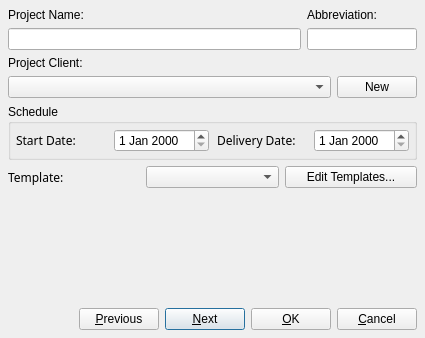
<ui version="4.0" >
 <author></author>
 <comment></comment>
 <exportmacro></exportmacro>
 <class>ProjectDialogUI</class>
 <widget class="QDialog" name="ProjectDialogUI" >
  <property name="geometry" >
   <rect>
    <x>0</x>
    <y>0</y>
    <width>425</width>
    <height>338</height>
   </rect>
  </property>
  <property name="sizePolicy" >
   <sizepolicy>
    <hsizetype>5</hsizetype>
    <vsizetype>1</vsizetype>
    <horstretch>0</horstretch>
    <verstretch>0</verstretch>
   </sizepolicy>
  </property>
  <property name="windowTitle" >
   <string>New Project</string>
  </property>
  <property name="whatsThis" >
   <string>&lt;b>New Project&lt;/b>&lt;br>
&lt;b>Name&lt;/b> - The name of the project&lt;br>
&lt;b>Abbreviation&lt;/b> - This is the short name for a project that is used when generating filenames.  It cannot be empty.&lt;br>
&lt;b>Auto-Create Files&lt;/b> - If checked, each element (shot, asset, task) will have a directory created on the animation server(G:).  Tasks will have the template files for that task type copied into the directory.&lt;br>
&lt;b>Comp Output&lt;/b> - Choose which drive the comp output is stored on.&lt;br>
&lt;b>Render Output&lt;/b> - Choose which drive the render output is stored on.&lt;br>
&lt;b>Start Date&lt;/b> - The date the project begins&lt;br>
&lt;b>Due Date&lt;/b> - The date of final delivery&lt;br>
&lt;b>Task&lt;/b> - Here you can add tasks for the project.  These usually include things like Supervisor, Coordinator, or Producer.</string>
  </property>
  <layout class="QVBoxLayout" >
   <property name="margin" >
    <number>8</number>
   </property>
   <property name="spacing" >
    <number>6</number>
   </property>
   <item>
    <widget class="QStackedWidget" name="mStack" >
     <property name="currentIndex" >
      <number>0</number>
     </property>
     <widget class="QWidget" name="mPageOne" >
      <layout class="QVBoxLayout" >
       <property name="margin" >
        <number>0</number>
       </property>
       <property name="spacing" >
        <number>6</number>
       </property>
       <item>
        <layout class="QGridLayout" >
         <property name="margin" >
          <number>0</number>
         </property>
         <property name="spacing" >
          <number>6</number>
         </property>
         <item row="1" column="0" >
          <widget class="QLineEdit" name="mProjectNameEdit" >
           <property name="sizePolicy" >
            <sizepolicy>
             <hsizetype>3</hsizetype>
             <vsizetype>0</vsizetype>
             <horstretch>0</horstretch>
             <verstretch>0</verstretch>
            </sizepolicy>
           </property>
           <property name="text" >
            <string/>
           </property>
          </widget>
         </item>
         <item row="0" column="0" >
          <widget class="QLabel" name="textLabel2" >
           <property name="sizePolicy" >
            <sizepolicy>
             <hsizetype>5</hsizetype>
             <vsizetype>0</vsizetype>
             <horstretch>0</horstretch>
             <verstretch>0</verstretch>
            </sizepolicy>
           </property>
           <property name="text" >
            <string>Project Name:</string>
           </property>
           <property name="alignment" >
            <set>Qt::AlignLeading|Qt::AlignLeft|Qt::AlignVCenter</set>
           </property>
          </widget>
         </item>
         <item row="1" column="1" >
          <widget class="QLineEdit" name="mAbbrEdit" >
           <property name="sizePolicy" >
            <sizepolicy>
             <hsizetype>3</hsizetype>
             <vsizetype>0</vsizetype>
             <horstretch>0</horstretch>
             <verstretch>0</verstretch>
            </sizepolicy>
           </property>
           <property name="maximumSize" >
            <size>
             <width>110</width>
             <height>32767</height>
            </size>
           </property>
           <property name="text" >
            <string/>
           </property>
           <property name="maxLength" >
            <number>4</number>
           </property>
          </widget>
         </item>
         <item row="0" column="1" >
          <widget class="QLabel" name="textLabel2_2" >
           <property name="sizePolicy" >
            <sizepolicy>
             <hsizetype>5</hsizetype>
             <vsizetype>0</vsizetype>
             <horstretch>0</horstretch>
             <verstretch>0</verstretch>
            </sizepolicy>
           </property>
           <property name="text" >
            <string>Abbreviation:</string>
           </property>
           <property name="alignment" >
            <set>Qt::AlignLeading|Qt::AlignLeft|Qt::AlignVCenter</set>
           </property>
          </widget>
         </item>
        </layout>
       </item>
       <item>
        <widget class="QLabel" name="textLabel1" >
         <property name="enabled" >
          <bool>true</bool>
         </property>
         <property name="text" >
          <string>Project Client:</string>
         </property>
        </widget>
       </item>
       <item>
        <layout class="QHBoxLayout" >
         <property name="margin" >
          <number>0</number>
         </property>
         <property name="spacing" >
          <number>6</number>
         </property>
         <item>
          <widget class="QComboBox" name="mClientCombo" >
           <property name="enabled" >
            <bool>true</bool>
           </property>
           <property name="sizePolicy" >
            <sizepolicy>
             <hsizetype>3</hsizetype>
             <vsizetype>0</vsizetype>
             <horstretch>0</horstretch>
             <verstretch>0</verstretch>
            </sizepolicy>
           </property>
          </widget>
         </item>
         <item>
          <widget class="QPushButton" name="mNewClientButton" >
           <property name="enabled" >
            <bool>true</bool>
           </property>
           <property name="sizePolicy" >
            <sizepolicy>
             <hsizetype>4</hsizetype>
             <vsizetype>0</vsizetype>
             <horstretch>0</horstretch>
             <verstretch>0</verstretch>
            </sizepolicy>
           </property>
           <property name="text" >
            <string>New</string>
           </property>
          </widget>
         </item>
        </layout>
       </item>
       <item>
        <widget class="QGroupBox" name="groupBox2" >
         <property name="sizePolicy" >
          <sizepolicy>
           <hsizetype>5</hsizetype>
           <vsizetype>0</vsizetype>
           <horstretch>0</horstretch>
           <verstretch>0</verstretch>
          </sizepolicy>
         </property>
         <property name="title" >
          <string>Schedule</string>
         </property>
         <layout class="QHBoxLayout" >
          <property name="margin" >
           <number>5</number>
          </property>
          <property name="spacing" >
           <number>8</number>
          </property>
          <item>
           <widget class="QLabel" name="label" >
            <property name="text" >
             <string>&lt;html>&lt;head>&lt;meta name=&quot;qrichtext&quot; content=&quot;1&quot; />&lt;/head>&lt;body style=&quot; white-space: pre-wrap; font-family:Sans Serif; font-weight:400; font-style:normal; text-decoration:none;&quot;>&lt;p style=&quot; margin-top:0px; margin-bottom:0px; margin-left:0px; margin-right:0px; -qt-block-indent:0; text-indent:0px;&quot;>Start Date:&lt;/p>&lt;/body>&lt;/html></string>
            </property>
           </widget>
          </item>
          <item>
           <widget class="QDateEdit" name="mStartDate" />
          </item>
          <item>
           <widget class="QLabel" name="label_2" >
            <property name="text" >
             <string>&lt;html>&lt;head>&lt;meta name=&quot;qrichtext&quot; content=&quot;1&quot; />&lt;/head>&lt;body style=&quot; white-space: pre-wrap; font-family:Sans Serif; font-weight:400; font-style:normal; text-decoration:none;&quot;>&lt;p style=&quot; margin-top:0px; margin-bottom:0px; margin-left:0px; margin-right:0px; -qt-block-indent:0; text-indent:0px;&quot;>Delivery Date:&lt;/p>&lt;/body>&lt;/html></string>
            </property>
           </widget>
          </item>
          <item>
           <widget class="QDateEdit" name="mDueDate" />
          </item>
         </layout>
        </widget>
       </item>
       <item>
        <layout class="QHBoxLayout" >
         <property name="margin" >
          <number>0</number>
         </property>
         <property name="spacing" >
          <number>6</number>
         </property>
         <item>
          <widget class="QLabel" name="label_3_2_2" >
           <property name="font" >
            <font>
             <family>Sans Serif</family>
             <pointsize>9</pointsize>
             <weight>50</weight>
             <italic>false</italic>
             <bold>false</bold>
             <underline>false</underline>
             <strikeout>false</strikeout>
            </font>
           </property>
           <property name="text" >
            <string>Template:</string>
           </property>
          </widget>
         </item>
         <item>
          <widget class="AssetTemplateCombo" name="mTemplatesCombo" >
           <property name="sizePolicy" >
            <sizepolicy>
             <hsizetype>13</hsizetype>
             <vsizetype>13</vsizetype>
             <horstretch>0</horstretch>
             <verstretch>0</verstretch>
            </sizepolicy>
           </property>
          </widget>
         </item>
         <item>
          <widget class="QPushButton" name="mEditTemplatesButton" >
           <property name="text" >
            <string>Edit Templates...</string>
           </property>
          </widget>
         </item>
        </layout>
       </item>
       <item>
        <spacer>
         <property name="orientation" >
          <enum>Qt::Vertical</enum>
         </property>
         <property name="sizeHint" >
          <size>
           <width>20</width>
           <height>40</height>
          </size>
         </property>
        </spacer>
       </item>
      </layout>
     </widget>
     <widget class="QWidget" name="mPageTwo" >
      <layout class="QVBoxLayout" >
       <property name="margin" >
        <number>0</number>
       </property>
       <property name="spacing" >
        <number>6</number>
       </property>
       <item>
        <widget class="QGroupBox" name="mFilesAndFoldersGroup" >
         <property name="title" >
          <string>Files and Folders</string>
         </property>
         <layout class="QVBoxLayout" >
          <property name="margin" >
           <number>7</number>
          </property>
          <property name="spacing" >
           <number>6</number>
          </property>
          <item>
           <layout class="QGridLayout" >
            <property name="margin" >
             <number>0</number>
            </property>
            <property name="spacing" >
             <number>6</number>
            </property>
            <item row="2" column="1" >
             <widget class="QComboBox" name="mCompOutputCombo" >
              <property name="minimumSize" >
               <size>
                <width>40</width>
                <height>0</height>
               </size>
              </property>
             </widget>
            </item>
            <item row="1" column="0" >
             <widget class="QLabel" name="textLabel3" >
              <property name="text" >
               <string>Render Output:</string>
              </property>
             </widget>
            </item>
            <item row="1" column="1" >
             <widget class="QComboBox" name="mRenderOutputCombo" >
              <property name="minimumSize" >
               <size>
                <width>40</width>
                <height>0</height>
               </size>
              </property>
             </widget>
            </item>
            <item row="1" column="2" >
             <widget class="QCheckBox" name="mRenderCreateFolder" >
              <property name="text" >
               <string>Create Project Folder</string>
              </property>
              <property name="checked" >
               <bool>true</bool>
              </property>
             </widget>
            </item>
            <item row="2" column="0" >
             <widget class="QLabel" name="textLabel2_3" >
              <property name="text" >
               <string>Comp Output:</string>
              </property>
             </widget>
            </item>
            <item row="0" column="2" >
             <widget class="QCheckBox" name="mProjectCreateFolder" >
              <property name="text" >
               <string>Create Project Folder</string>
              </property>
              <property name="checked" >
               <bool>true</bool>
              </property>
             </widget>
            </item>
            <item row="2" column="2" >
             <widget class="QCheckBox" name="mCompCreateFolder" >
              <property name="text" >
               <string>Create Project Folder</string>
              </property>
              <property name="checked" >
               <bool>true</bool>
              </property>
             </widget>
            </item>
            <item row="0" column="1" >
             <widget class="QComboBox" name="mWIPCombo" >
              <property name="minimumSize" >
               <size>
                <width>0</width>
                <height>0</height>
               </size>
              </property>
              <property name="maximumSize" >
               <size>
                <width>32767</width>
                <height>32767</height>
               </size>
              </property>
             </widget>
            </item>
            <item row="0" column="0" >
             <widget class="QLabel" name="mWIPDriveLabel" >
              <property name="whatsThis" >
               <string>This is where you store Work In Progress Files ( ie Max Files, Fusion flows, textures, etc )</string>
              </property>
              <property name="text" >
               <string>Project Drive:</string>
              </property>
             </widget>
            </item>
           </layout>
          </item>
          <item>
           <widget class="QCheckBox" name="mAutoCreateCheck" >
            <property name="text" >
             <string>Auto-Create Folders From Resin For Assets/Tasks</string>
            </property>
           </widget>
          </item>
         </layout>
        </widget>
       </item>
       <item>
        <widget class="QGroupBox" name="groupBox" >
         <property name="title" >
          <string>External File Access</string>
         </property>
         <layout class="QHBoxLayout" >
          <property name="margin" >
           <number>8</number>
          </property>
          <property name="spacing" >
           <number>6</number>
          </property>
          <item>
           <widget class="QCheckBox" name="mWebCheck" >
            <property name="enabled" >
             <bool>true</bool>
            </property>
            <property name="text" >
             <string>Web Access</string>
            </property>
           </widget>
          </item>
          <item>
           <widget class="QCheckBox" name="mFTPCheck" >
            <property name="enabled" >
             <bool>true</bool>
            </property>
            <property name="text" >
             <string>FTP Access</string>
            </property>
            <property name="checked" >
             <bool>true</bool>
            </property>
           </widget>
          </item>
         </layout>
        </widget>
       </item>
       <item>
        <spacer>
         <property name="orientation" >
          <enum>Qt::Vertical</enum>
         </property>
         <property name="sizeHint" >
          <size>
           <width>20</width>
           <height>40</height>
          </size>
         </property>
        </spacer>
       </item>
      </layout>
     </widget>
    </widget>
   </item>
   <item>
    <layout class="QHBoxLayout" >
     <property name="margin" >
      <number>0</number>
     </property>
     <property name="spacing" >
      <number>6</number>
     </property>
     <item>
      <spacer>
       <property name="orientation" >
        <enum>Qt::Horizontal</enum>
       </property>
       <property name="sizeType" >
        <enum>QSizePolicy::Expanding</enum>
       </property>
       <property name="sizeHint" >
        <size>
         <width>180</width>
         <height>20</height>
        </size>
       </property>
      </spacer>
     </item>
     <item>
      <widget class="QPushButton" name="mPrevButton" >
       <property name="text" >
        <string>&amp;Previous</string>
       </property>
       <property name="shortcut" >
        <string>Alt+P</string>
       </property>
      </widget>
     </item>
     <item>
      <widget class="QPushButton" name="mNextButton" >
       <property name="text" >
        <string>&amp;Next</string>
       </property>
       <property name="shortcut" >
        <string>Alt+N</string>
       </property>
       <property name="default" >
        <bool>true</bool>
       </property>
      </widget>
     </item>
     <item>
      <widget class="QPushButton" name="mOKButton" >
       <property name="text" >
        <string>&amp;OK</string>
       </property>
       <property name="shortcut" >
        <string>Alt+O</string>
       </property>
      </widget>
     </item>
     <item>
      <widget class="QPushButton" name="mCancelButton" >
       <property name="text" >
        <string>&amp;Cancel</string>
       </property>
       <property name="shortcut" >
        <string>Alt+C</string>
       </property>
      </widget>
     </item>
    </layout>
   </item>
  </layout>
 </widget>
 <layoutdefault spacing="6" margin="11" />
 <customwidgets>
  <customwidget>
   <class>AssetTemplateCombo</class>
   <extends>QComboBox</extends>
   <header>assettemplatecombo.h</header>
   <container>0</container>
   <pixmap></pixmap>
  </customwidget>
 </customwidgets>
 <resources/>
 <connections>
  <connection>
   <sender>mOKButton</sender>
   <signal>clicked()</signal>
   <receiver>ProjectDialogUI</receiver>
   <slot>accept()</slot>
   <hints>
    <hint type="sourcelabel" >
     <x>410</x>
     <y>455</y>
    </hint>
    <hint type="destinationlabel" >
     <x>409</x>
     <y>466</y>
    </hint>
   </hints>
  </connection>
  <connection>
   <sender>mCancelButton</sender>
   <signal>clicked()</signal>
   <receiver>ProjectDialogUI</receiver>
   <slot>reject()</slot>
   <hints>
    <hint type="sourcelabel" >
     <x>521</x>
     <y>445</y>
    </hint>
    <hint type="destinationlabel" >
     <x>520</x>
     <y>466</y>
    </hint>
   </hints>
  </connection>
 </connections>
</ui>
